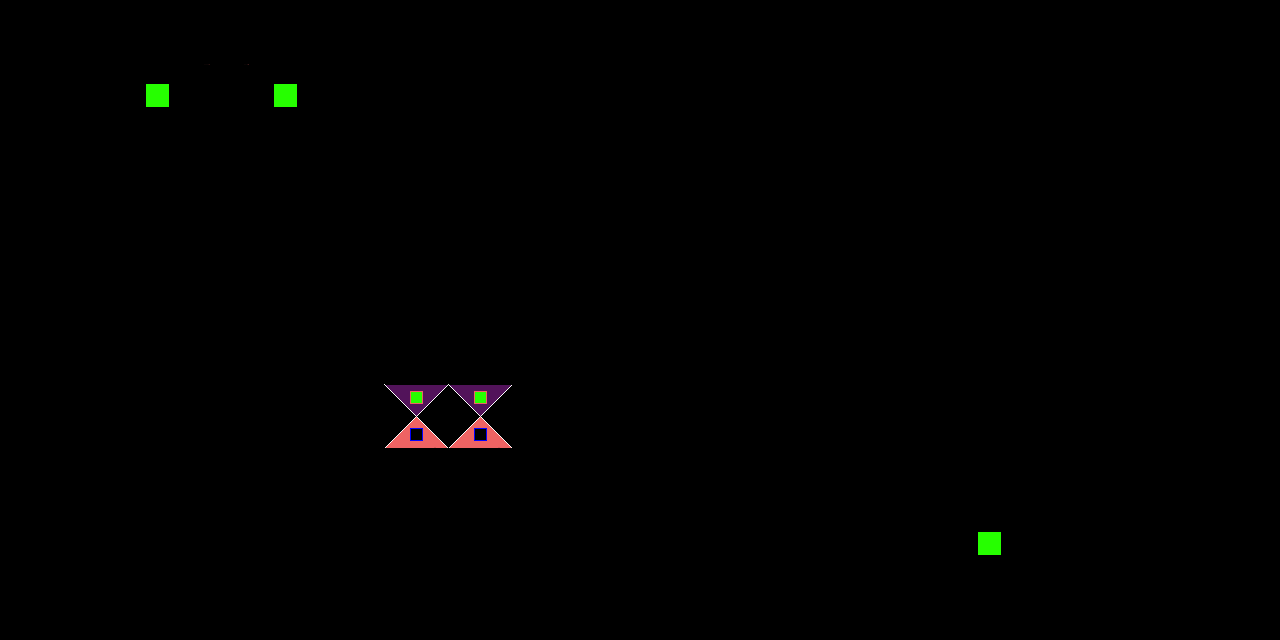

This game map was drawn from its Tiled (.tmx) file and the tilesets committed beside it. A one-line description and the trimmed map source follow:
An orthogonal 20x10 tile map with 64x64 px tiles, 1 tile layer (Прошарок плиток 1).

<map version="1.9" tiledversion="1.9.2" orientation="orthogonal" renderorder="right-down" width="20" height="10" tilewidth="64" tileheight="64" infinite="0" nextlayerid="2" nextobjectid="1">
 <tileset firstgid="1" source="../tiles.tsx" />
 <layer id="1" name="Прошарок плиток 1" width="20" height="10">
  <data>[200 cells, 37 non-empty, 5 distinct tile ids]</data>
 </layer>
</map>
